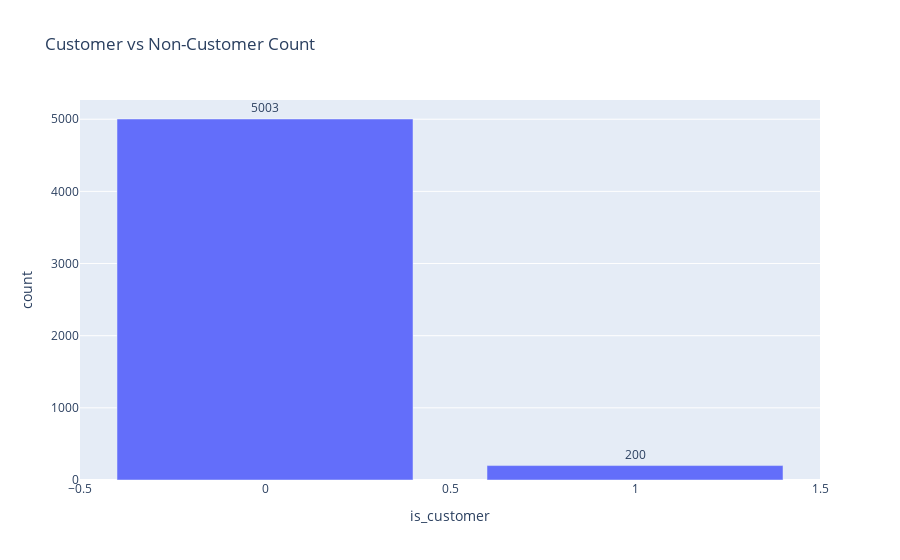

Write notebook code for a chart like this one.
### Code cell
fig = px.bar(
    data["is_customer"].value_counts().rename_axis("is_customer").reset_index(name="count"),
    x="is_customer",
    y="count",
    text="count",
    title="Customer vs Non-Customer Count"
)
fig.update_traces(textposition="outside")
fig.show()

### Figure 1 — Plotly figure (JSON) as saved in the notebook; plotly's stock layout.template omitted (floating-point values rounded to 4 significant figures)
{"data": [{"hovertemplate": "is_customer=%{x}<br>count=%{text}<extra></extra>", "legendgroup": "", "marker": {"color": "#636efa", "pattern": {"shape": ""}}, "name": "", "orientation": "v", "showlegend": false, "text": [5003.0, 200.0], "textposition": "outside", "type": "bar", "x": [0, 1], "xaxis": "x", "y": [5003, 200], "yaxis": "y"}], "layout": {"barmode": "relative", "legend": {"tracegroupgap": 0}, "title": {"text": "Customer vs Non-Customer Count"}, "xaxis": {"anchor": "y", "domain": [0, 1], "title": {"text": "is_customer"}}, "yaxis": {"anchor": "x", "domain": [0, 1], "title": {"text": "count"}}}}
